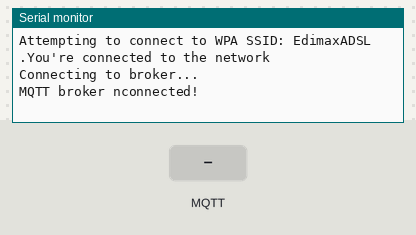
The sketch below on a simulated ESP8266 (NodeMCU). On the bench: the last lines printed to the serial monitor. The test bench sets the inputs (shaded band). WiFi joins after 1.5 s; servers stay silent unless stated; random numbers use the default seed unless the sketch sets one; no MQTT or app messages arrive unless stated.

Above: at 6.2 s.
6.3 s: MQTT message "5" arrives on the first subscribed topic
At 7.3 s:
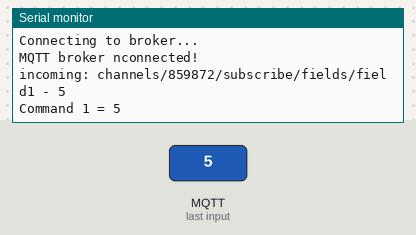
7.8 s: MQTT message "90" arrives on the first subscribed topic
At 8.7 s:
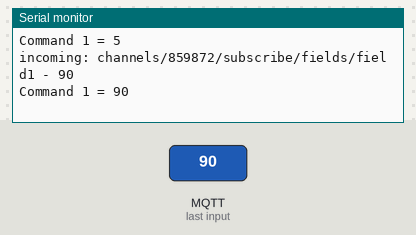

Measured:
- after the input at 6.3 s, the serial monitor: prints a new line at once (image 1)
- after the input at 7.8 s, the serial monitor: prints a new line at once (image 2)

The sketch:

sketch_2_WiFiSimpleReceive.ino
```cpp
#include <SoftwareSerial.h>
SoftwareSerial SUART(4, 5); //SRX=Dpin-D2; STX=DPin-D1

#include <MQTTClient.h>
#include <ESP8266WiFi.h>
#include "arduino_secrets.h"

///////Enter sensitive data in the Secret tab/arduino_secrets.h
char ssid[] = SECRET_SSID;        // your network SSID (name)
char pass[] = SECRET_PASS;    // your network password (use for WPA, or use as key for WEP)

WiFiClient wifiClient;
MQTTClient mqttClient;

//------ MQTT broker settings and topics
const char* broker = "mqtt.thingspeak.com";
char mqttUserName[] = "Chevindu";       // Can be any name.
char mqttPass[] = "LR8CPT2B5FO6UHMT";   // Change this your MQTT API Key from Account > MyProfile.

//-- published settings
char publish_writeAPIKey[] = "QTJ4FCD3X6UXK1HE";// Change to your channel Write API Key.
long publishChannelID = 859244;
String publishTopic ="channels/" + String( publishChannelID ) + "/publish/"+String(publish_writeAPIKey);

//-- subscribed settings Virtuino command 1
long suscribeChannelID_1 = 859872;
String subscribeTopicFor_Command_1="channels/"+String(suscribeChannelID_1)+"/subscribe/fields/field1";

//-- subscribed settings Virtuino command 2
long suscribeChannelID_2 = 859873;
String subscribeTopicFor_Command_2="channels/"+String(suscribeChannelID_2)+"/subscribe/fields/field1";

const unsigned long postingInterval = 20L * 1000L; // Post data every 20 seconds.
unsigned long lastUploadedTime = 0;

void connect() {
  // attempt to connect to Wifi network:
  Serial.print("Attempting to connect to WPA SSID: ");
  Serial.println(ssid);
  while (WiFi.begin(ssid, pass) != WL_CONNECTED) {
    // failed, retry
    Serial.print(".");
    delay(5000);
  }

  Serial.println("You're connected to the network");
  Serial.println();

  //--- create a random MQTT client id
  char clientID[] ="ESP8266_0000000000";  // For random generation of client ID.
  for (int i = 8; i <18 ; i++) clientID[i]=  char(48+random(10));

  Serial.println("Connecting to broker...");
  while (!mqttClient.connect(clientID,mqttUserName,mqttPass)) {
    Serial.print(".");
    delay(5000);
  }
  Serial.println("MQTT broker nconnected!");

  mqttClient.subscribe(subscribeTopicFor_Command_1);
  mqttClient.subscribe(subscribeTopicFor_Command_2);
}

//====== messageReceived
void messageReceived(String &topic, String &payload) {
 Serial.println("incoming: " + topic + " - " + payload);

  //-- check for Virtuino Command 1
  if (topic==subscribeTopicFor_Command_1){
        Serial.println("Command 1 = "+payload);
        int v = payload.toInt();
        if (v>0) SUART.print("A");
        else SUART.print("a");
   }

  //-- check for Virtuino Command 1
  if (topic==subscribeTopicFor_Command_2){
        Serial.println("Command 2 = "+payload);
        int v = payload.toInt();
        if (v>0) SUART.print("B");
        else SUART.print("b");
   }
}

void setup() {

  Serial.begin(115200); //enable Serial Monitor
  SUART.begin(9600); //enable SUART Port
  while (!Serial) {
    ; // wait for serial port to connect. Needed for native USB port only
  }
   WiFi.begin(ssid, pass);
  mqttClient.begin(broker, wifiClient);
  mqttClient.onMessage(messageReceived);
  connect();

}

void loop() {

  mqttClient.loop();
  delay(10);  // <- fixes some issues with WiFi stability
  if (!mqttClient.connected()){
    connect();
    return;
  }

  if (millis() - lastUploadedTime > postingInterval) { // The uploading interval must be > 15 seconds
    int sensorValue_1 = random(100); // replace with your sensor value
    int sensorValue_2=random(100);  // replace with your sensor value
    //int sensorValue_3=random(100);  // if you want to use three sensors enable this line

    String dataText = String("field1=" + String(sensorValue_1)+ "&field2=" + String(sensorValue_2));
    //String dataText = String("field1=" + String(sensorValue_1)+ "&field2=" + String(sensorValue_2)+"&field3=" + String(sensorValue_3)); // example for publish tree sensors
    boolean result = mqttClient.publish(publishTopic, dataText);

    if (result) Serial.println("Data has been published succesfully");
    else Serial.println("Unable to publish data");

    lastUploadedTime = millis();
  }
}
```

arduino_secrets.h
```cpp
#define SECRET_SSID "EdimaxADSL"
#define SECRET_PASS "skoop@123"
```
